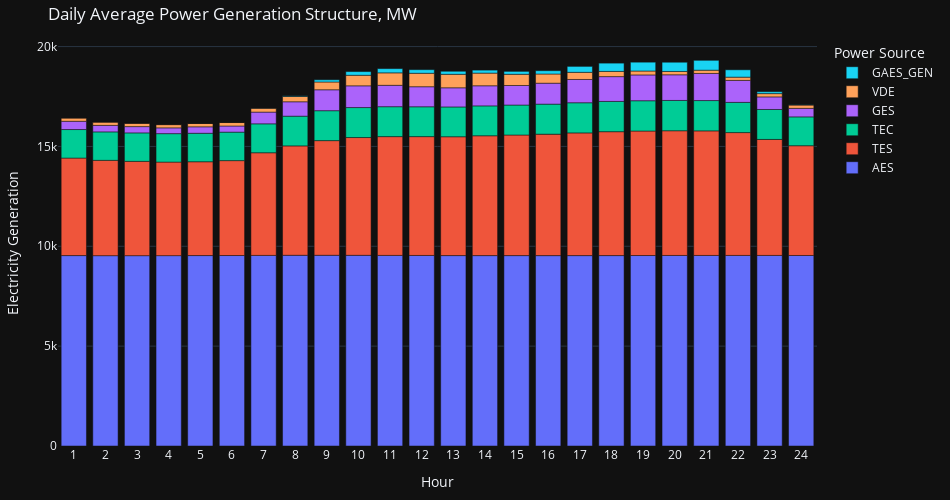

The code cell stored with this chart in its notebook:
### Markdown cell above
### 3. Power Generation Structure of Ukraine by hours

### Code cell
import plotly.express as px

fig = px.bar(df_3, x="hour", y=['AES', 'TES', 'TEC', 'GES', 'VDE', 'GAES_GEN'], labels={"hour": "Hour", "variable": "Power Source", 'value': "Generation"}, template="plotly_dark")

fig.update_layout(
    title = "Daily Average Power Generation Structure, MW",
    autosize=False,
    width=950,
    height=500,
    margin=dict(l=20, r=20, t=40, b=20),
    yaxis=dict(
        title_text="Electricity Generation",
        tickmode="array",
    ),
    xaxis=dict(
        title_text="Consumption",
        tickvals=list(range(1, 25)),
    ),
    
    legend=dict(
        traceorder="reversed"
    )
)

fig.update_yaxes(automargin=True, zeroline=False)
fig.update_xaxes(title_text='Hour', zeroline=False)


fig.update_xaxes(showspikes=True, spikethickness=1, spikesnap="cursor", spikemode="across")
fig.update_yaxes(showspikes=True, spikethickness=1)

fig.show()

### Figure 1 — Plotly figure (JSON) as saved in the notebook; plotly's stock layout.template omitted (floating-point values rounded to 4 significant figures)
{"data": [{"alignmentgroup": "True", "hovertemplate": "Power Source=AES<br>Hour=%{x}<br>Generation=%{y}<extra></extra>", "legendgroup": "AES", "marker": {"color": "#636efa", "pattern": {"shape": ""}}, "name": "AES", "offsetgroup": "AES", "orientation": "v", "showlegend": true, "textposition": "auto", "type": "bar", "x": [1, 2, 3, 4, 5, 6, 7, 8, 9, 10, 11, 12, 13, 14, 15, 16, 17, 18, 19, 20, 21, 22, 23, 24], "xaxis": "x", "y": [9534.0, 9531.0, 9530.0, 9532.0, 9535.0, 9537.0, 9544.0, 9550.0, 9550.0, 9548.0, 9545.0, 9541.0, 9535.0, 9534.0, 9533.0, 9532.0, 9533.0, 9534.0, 9537.0, 9541.0, 9542.0, 9543.0, 9543.0, 9540.0], "yaxis": "y"}, {"alignmentgroup": "True", "hovertemplate": "Power Source=TES<br>Hour=%{x}<br>Generation=%{y}<extra></extra>", "legendgroup": "TES", "marker": {"color": "#EF553B", "pattern": {"shape": ""}}, "name": "TES", "offsetgroup": "TES", "orientation": "v", "showlegend": true, "textposition": "auto", "type": "bar", "x": [1, 2, 3, 4, 5, 6, 7, 8, 9, 10, 11, 12, 13, 14, 15, 16, 17, 18, 19, 20, 21, 22, 23, 24], "xaxis": "x", "y": [4883.0, 4773.0, 4722.0, 4685.0, 4698.0, 4753.0, 5139.0, 5477.0, 5740.0, 5897.0, 5946.0, 5949.0, 5949.0, 5999.0, 6039.0, 6081.0, 6143.0, 6204.0, 6233.0, 6243.0, 6237.0, 6150.0, 5808.0, 5495.0], "yaxis": "y"}, {"alignmentgroup": "True", "hovertemplate": "Power Source=TEC<br>Hour=%{x}<br>Generation=%{y}<extra></extra>", "legendgroup": "TEC", "marker": {"color": "#00cc96", "pattern": {"shape": ""}}, "name": "TEC", "offsetgroup": "TEC", "orientation": "v", "showlegend": true, "textposition": "auto", "type": "bar", "x": [1, 2, 3, 4, 5, 6, 7, 8, 9, 10, 11, 12, 13, 14, 15, 16, 17, 18, 19, 20, 21, 22, 23, 24], "xaxis": "x", "y": [1429.0, 1425.0, 1425.0, 1424.0, 1426.0, 1426.0, 1449.0, 1489.0, 1499.0, 1501.0, 1499.0, 1496.0, 1493.0, 1497.0, 1501.0, 1505.0, 1511.0, 1516.0, 1518.0, 1518.0, 1517.0, 1513.0, 1500.0, 1445.0], "yaxis": "y"}, {"alignmentgroup": "True", "hovertemplate": "Power Source=GES<br>Hour=%{x}<br>Generation=%{y}<extra></extra>", "legendgroup": "GES", "marker": {"color": "#ab63fa", "pattern": {"shape": ""}}, "name": "GES", "offsetgroup": "GES", "orientation": "v", "showlegend": true, "textposition": "auto", "type": "bar", "x": [1, 2, 3, 4, 5, 6, 7, 8, 9, 10, 11, 12, 13, 14, 15, 16, 17, 18, 19, 20, 21, 22, 23, 24], "xaxis": "x", "y": [413.7, 325.8, 314.6, 290.0, 323.3, 307.2, 587.6, 720.1, 1048.0, 1088.0, 1072.0, 1003.0, 958.5, 1007.0, 978.0, 1048.0, 1166.0, 1242.0, 1292.0, 1284.0, 1358.0, 1099.0, 629.1, 427.8], "yaxis": "y"}, {"alignmentgroup": "True", "hovertemplate": "Power Source=VDE<br>Hour=%{x}<br>Generation=%{y}<extra></extra>", "legendgroup": "VDE", "marker": {"color": "#FFA15A", "pattern": {"shape": ""}}, "name": "VDE", "offsetgroup": "VDE", "orientation": "v", "showlegend": true, "textposition": "auto", "type": "bar", "x": [1, 2, 3, 4, 5, 6, 7, 8, 9, 10, 11, 12, 13, 14, 15, 16, 17, 18, 19, 20, 21, 22, 23, 24], "xaxis": "x", "y": [164.2, 164.8, 164.7, 164.2, 165.1, 173.4, 194.4, 266.0, 389.4, 529.5, 623.2, 675.2, 676.2, 634.3, 561.8, 459.4, 357.4, 261.1, 195.5, 167.1, 163.1, 163.6, 164.2, 165.0], "yaxis": "y"}, {"alignmentgroup": "True", "hovertemplate": "Power Source=GAES_GEN<br>Hour=%{x}<br>Generation=%{y}<extra></extra>", "legendgroup": "GAES_GEN", "marker": {"color": "#19d3f3", "pattern": {"shape": ""}}, "name": "GAES_GEN", "offsetgroup": "GAES_GEN", "orientation": "v", "showlegend": true, "textposition": "auto", "type": "bar", "x": [1, 2, 3, 4, 5, 6, 7, 8, 9, 10, 11, 12, 13, 14, 15, 16, 17, 18, 19, 20, 21, 22, 23, 24], "xaxis": "x", "y": [0.2671, 0, 0, 0, 0, 0, 4.706, 30.29, 112.9, 183.7, 211.0, 179.5, 152.3, 149.7, 145.7, 166.5, 296.9, 414.5, 443.5, 462.4, 494.7, 368.5, 98.54, 11.18], "yaxis": "y"}], "layout": {"autosize": false, "barmode": "relative", "height": 500, "legend": {"title": {"text": "Power Source"}, "tracegroupgap": 0, "traceorder": "reversed"}, "margin": {"b": 20, "l": 20, "r": 20, "t": 40}, "title": {"text": "Daily Average Power Generation Structure, MW"}, "width": 950, "xaxis": {"anchor": "y", "autorange": true, "domain": [0, 1], "range": [0.5, 24.5], "showspikes": true, "spikemode": "across", "spikesnap": "cursor", "spikethickness": 1, "tickvals": [1, 2, 3, 4, 5, 6, 7, 8, 9, 10, 11, 12, 13, 14, 15, 16, 17, 18, 19, 20, 21, 22, 23, 24], "title": {"text": "Hour"}, "type": "linear", "zeroline": false}, "yaxis": {"anchor": "x", "automargin": true, "autorange": true, "domain": [0, 1], "range": [0, 20330.0], "showspikes": true, "spikethickness": 1, "tickmode": "array", "title": {"text": "Electricity Generation"}, "type": "linear", "zeroline": false}}}
